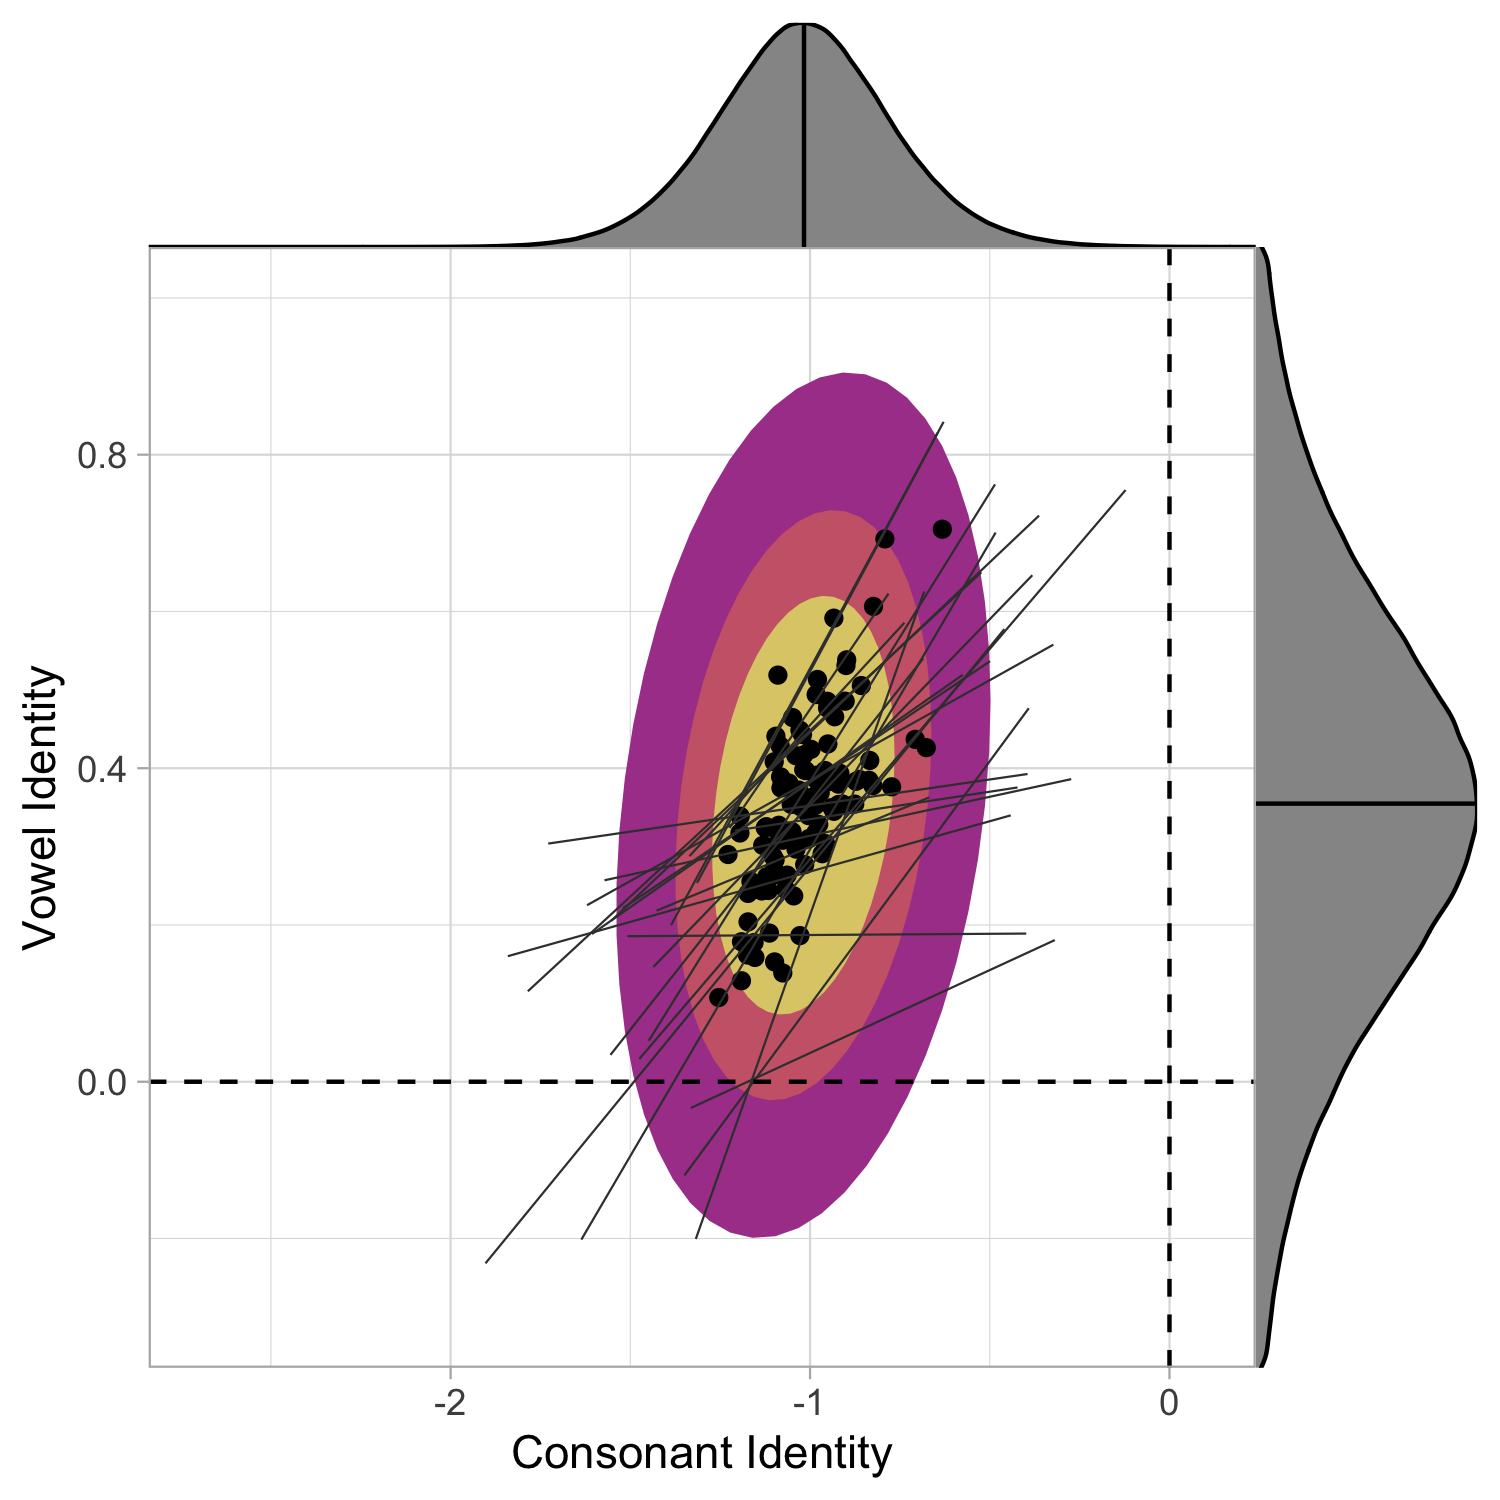

Generate this figure with R:
library(brms)
library(tidyverse)
library(tidybayes)
library(cowplot)


model <- readRDS('r/models/5-4-non-adj-nc-family/model.rds')

draws <- model %>% spread_draws(
  `r_family:language__paircount`[language, term],
  `r_family:language__paircountv`[language, term],
  b_paircount_sim_new,
  b_paircountv_sim_new,
  b_paircount_ident_new,
  b_paircountv_ident_new
)

draws$`r_family_language__paircount` <- draws$`r_family:language__paircount`
draws$`r_family_language__paircountv` <- draws$`r_family:language__paircountv`

draws$c_sim <- draws$`r_family:language__paircount` + draws$b_paircount_sim_new
draws$v_sim <- draws$`r_family:language__paircountv` + draws$b_paircountv_sim_new
draws$c_ident <- draws$`r_family:language__paircount` + draws$b_paircount_ident_new
draws$v_ident <- draws$`r_family:language__paircountv` + draws$b_paircountv_ident_new

sim_intervals <- draws %>% subset(term=='sim_new') %>% median_qi(sim_coef_c=r_family_language__paircount + b_paircount_sim_new, sim_coef_v=r_family_language__paircountv + b_paircountv_sim_new)
ident_intervals <- draws %>% subset(term=='ident_new') %>% median_qi(ident_coef_c=r_family_language__paircount + b_paircount_ident_new, ident_coef_v=r_family_language__paircountv + b_paircountv_ident_new)

ident_data <- draws %>% subset(term == 'ident_new')

p <- ggplot() +
  xlim(-2.7, .1) +
  ylim(-0.3, 1) +
  stat_ellipse(data=ident_data, aes(x = c_ident, y = v_ident), level=0.95, fill='#AA4499', color='#AA4499', geom='polygon') +
  stat_ellipse(data=ident_data, aes(x = c_ident, y = v_ident), level=0.75, fill='#CC6677', color='#CC6677', geom='polygon') +
  stat_ellipse(data=ident_data, aes(x = c_ident, y = v_ident), level=0.5, fill='#DDCC77', color='#DDCC77', geom='polygon') +
  geom_point(data=ident_intervals, aes(x=ident_coef_c, y=ident_coef_v)) +
  geom_smooth(data=ident_data %>% filter(.draw < 25), aes(x=c_ident, y=v_ident, group = .draw), method = "lm", se = F, size = 0.25, color='#3D3D3D') +
  geom_hline(aes(yintercept=0), lty=2, color='black') +
  geom_vline(aes(xintercept=0), lty=2, color='black') +
  labs(x="Consonant Identity", y="Vowel Identity") +
  theme_light()

y_margin <- axis_canvas(p, axis='y') + geom_density(data=ident_data, aes(y=v_ident), fill='#969696') + geom_hline(yintercept=mean(ident_data$v_ident))
x_margin <- axis_canvas(p, axis='x') + geom_density(data=ident_data, aes(x=c_ident), fill='#969696') + geom_vline(xintercept=mean(ident_data$c_ident))

combined_plot <- insert_yaxis_grob(p, y_margin, position = "right")
combined_plot <- insert_xaxis_grob(combined_plot, x_margin, position = "top")

ggdraw(combined_plot)

ggsave('r/figures/10_nc_family_ident.png', width=5, height=5, units='in')




p <- ggplot() +
  xlim(-2.7, .1) +
  ylim(-0.3, 1) +
  stat_ellipse(data=ident_data, aes(x = c_ident, y = v_ident), level=0.95, fill='#AA4499', color='#AA4499', geom='polygon') +
  stat_ellipse(data=ident_data, aes(x = c_ident, y = v_ident), level=0.75, fill='#CC6677', color='#CC6677', geom='polygon') +
  stat_ellipse(data=ident_data, aes(x = c_ident, y = v_ident), level=0.5, fill='#DDCC77', color='#DDCC77', geom='polygon') +
  geom_hline(aes(yintercept=0), lty=2, color='black') +
  geom_vline(aes(xintercept=0), lty=2, color='black') +
  labs(x="Consonant Identity", y="Vowel Identity") +
  theme_light()

y_margin <- axis_canvas(p, axis='y') + geom_density(data=ident_data, aes(y=v_ident), fill='#969696') + geom_hline(yintercept=mean(ident_data$v_ident))
x_margin <- axis_canvas(p, axis='x') + geom_density(data=ident_data, aes(x=c_ident), fill='#969696') + geom_vline(xintercept=mean(ident_data$c_ident))

combined_plot <- insert_yaxis_grob(p, y_margin, position = "right")
combined_plot <- insert_xaxis_grob(combined_plot, x_margin, position = "top")

ggdraw(combined_plot)

ggsave('r/figures/10_nc_family_ident_1.png', width=5, height=5, units='in')




p <- ggplot() +
  xlim(-2.7, .1) +
  ylim(-0.3, 1) +
  stat_ellipse(data=ident_data, aes(x = c_ident, y = v_ident), level=0.95, fill='#AA4499', color='#AA4499', geom='polygon') +
  stat_ellipse(data=ident_data, aes(x = c_ident, y = v_ident), level=0.75, fill='#CC6677', color='#CC6677', geom='polygon') +
  stat_ellipse(data=ident_data, aes(x = c_ident, y = v_ident), level=0.5, fill='#DDCC77', color='#DDCC77', geom='polygon') +
  geom_point(data=ident_intervals, aes(x=ident_coef_c, y=ident_coef_v)) +
  geom_hline(aes(yintercept=0), lty=2, color='black') +
  geom_vline(aes(xintercept=0), lty=2, color='black') +
  labs(x="Consonant Identity", y="Vowel Identity") +
  theme_light()

y_margin <- axis_canvas(p, axis='y') + geom_density(data=ident_data, aes(y=v_ident), fill='#969696') + geom_hline(yintercept=mean(ident_data$v_ident))
x_margin <- axis_canvas(p, axis='x') + geom_density(data=ident_data, aes(x=c_ident), fill='#969696') + geom_vline(xintercept=mean(ident_data$c_ident))

combined_plot <- insert_yaxis_grob(p, y_margin, position = "right")
combined_plot <- insert_xaxis_grob(combined_plot, x_margin, position = "top")

ggdraw(combined_plot)

ggsave('r/figures/10_nc_family_ident_2.pdf', width=5, height=5, units='in')
